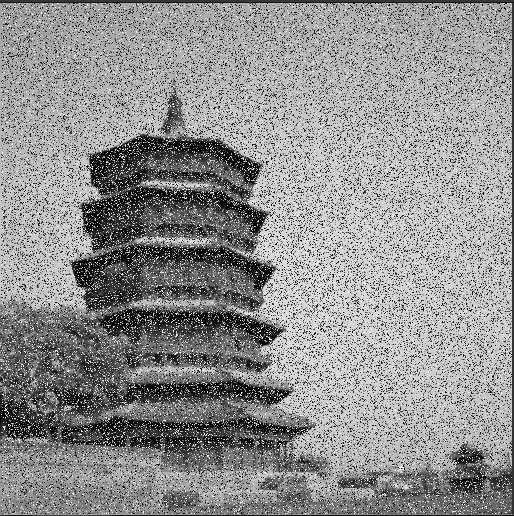
#> input picture pepper.png, 1028 x 1032 px (shown at 1/2 size)
$ python fft.py
#> lines starting #> are read from the running program, lines starting #| are printed output that depends on the picture
import numpy as np
import matplotlib.pyplot as plt

img = plt.imread('pepper.png')
#> img is the input picture: shape (1032, 1028, 4) float32; mean R, G, B, A 0.562, 0.562, 0.562, 1
plt.subplot(231),plt.imshow(img),plt.title('picture')


#根据公式转成灰度图
img = 0.2126 * img[:,:,0] + 0.7152 * img[:,:,1] + 0.0722 * img[:,:,2]
#> img: shape (1032, 1028) float32

#显示灰度图
plt.subplot(232),plt.imshow(img,'gray'),plt.title('original')


#进行傅立叶变换，并显示结果
fft2 = np.fft.fft2(img)
plt.subplot(233),plt.imshow(np.abs(fft2),'gray'),plt.title('fft2')


#将图像变换的原点移动到频域矩形的中心，并显示效果
shift2center = np.fft.fftshift(fft2)
plt.subplot(234),plt.imshow(np.abs(shift2center),'gray'),plt.title('shift2center')


#对傅立叶变换的结果进行对数变换，并显示效果
log_fft2 = np.log(1 + np.abs(fft2))
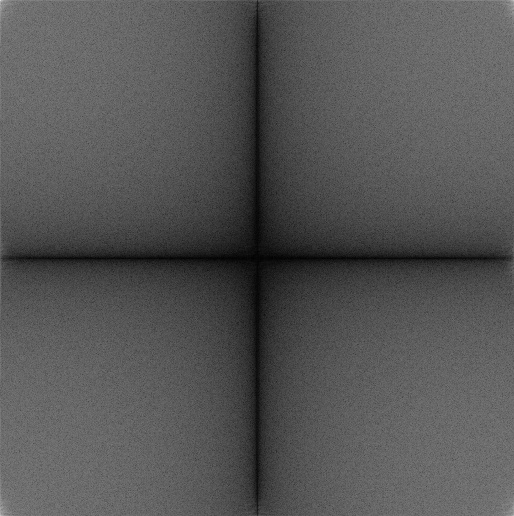
#> log_fft2: shape (1032, 1028) float64 (shown at 1/2 size); min 0.00641, max 13.3, mean 4.46; drawn with min black and max white
plt.subplot(235),plt.imshow(log_fft2,'gray'),plt.title('log_fft2')


#对中心化后的结果进行对数变换，并显示结果
log_shift2center = np.log(1 + np.abs(shift2center))
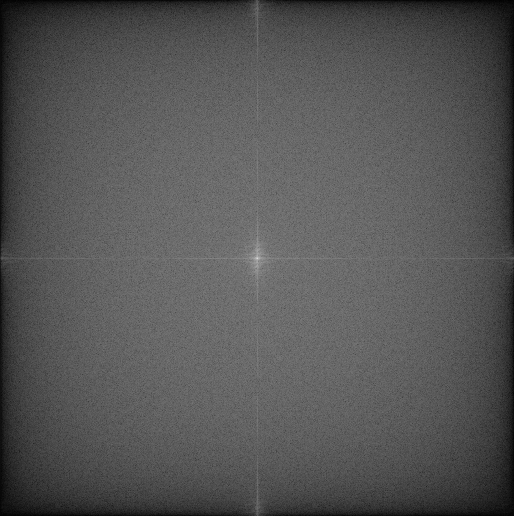
#> log_shift2center: shape (1032, 1028) float64 (shown at 1/2 size); min 0.00641, max 13.3, mean 4.46; drawn with min black and max white
plt.subplot(236),plt.imshow(log_shift2center,'gray'),plt.title('log_shift2center')
plt.show()
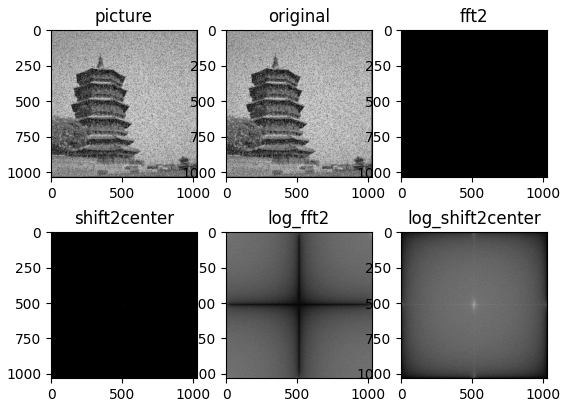
#> figure drawn by matplotlib, 6 panels
